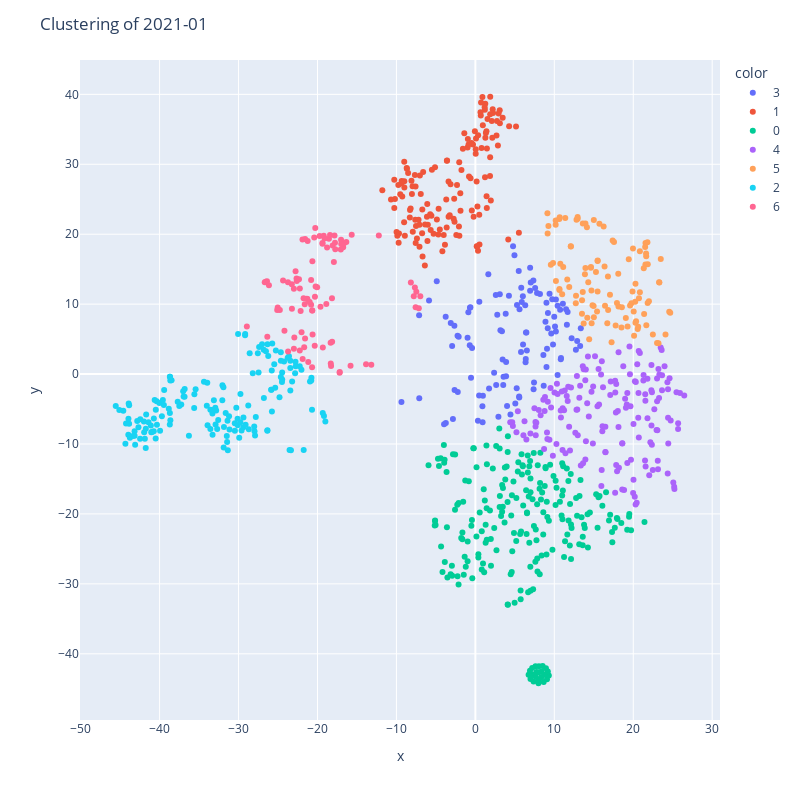
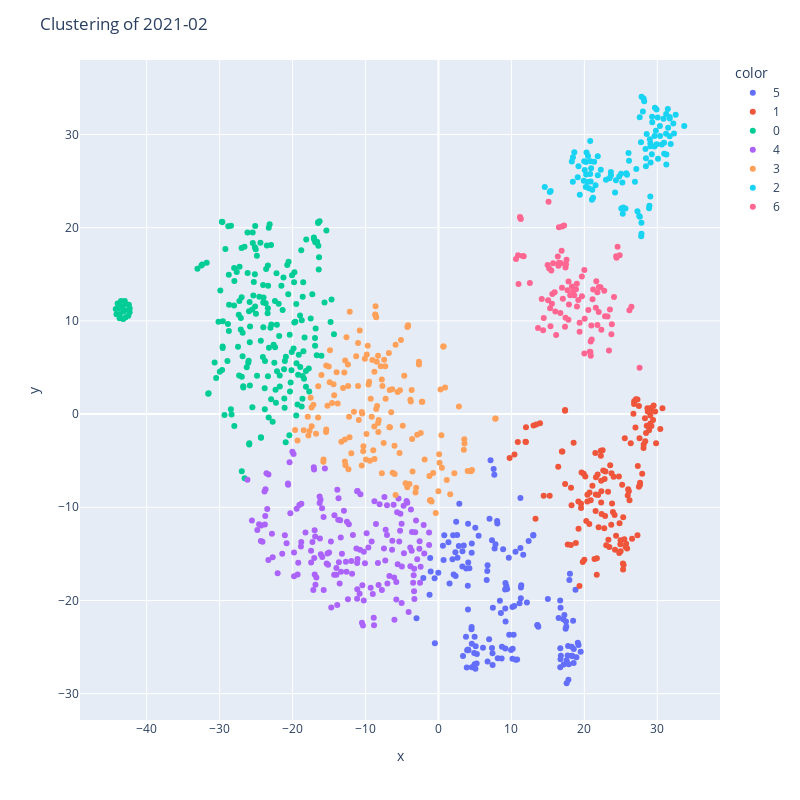
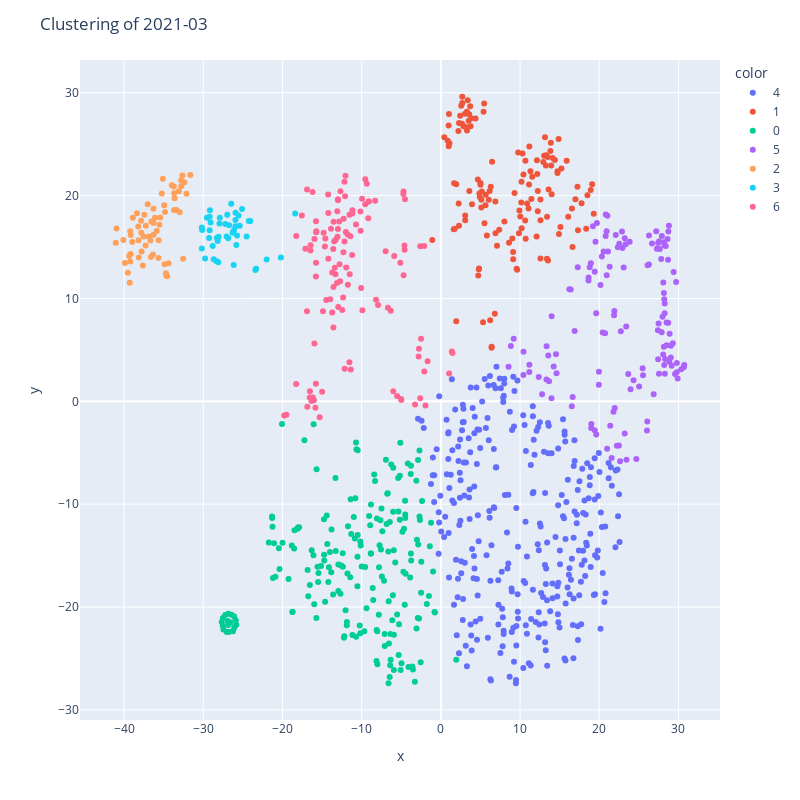
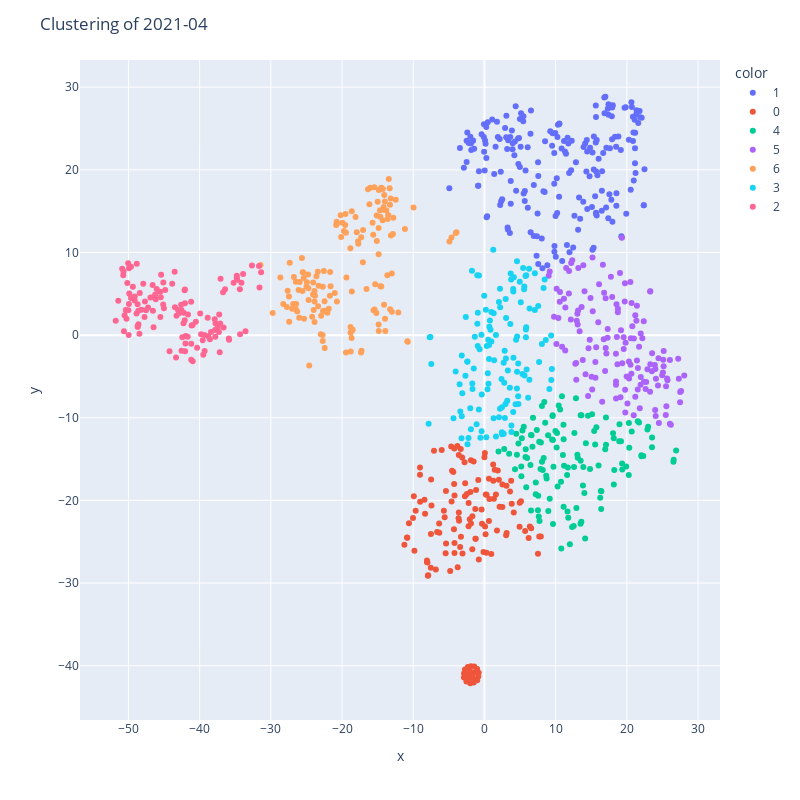

The code cell stored with these charts, in order, in its notebook:
### Code cell
for month in range(1, 5):
    year_month = f"2021-{month:02d}"
    fig = monthly_features_df.loc[monthly_features_df["year_month"] == year_month].plot.scatter(x="x", y="y", color=monthly_features_df.loc[monthly_features_df["year_month"] == year_month, "cluster"].astype(str))
    fig.update_layout(width=800, height=800, title=f"Clustering of {year_month}")
    fig.show()
